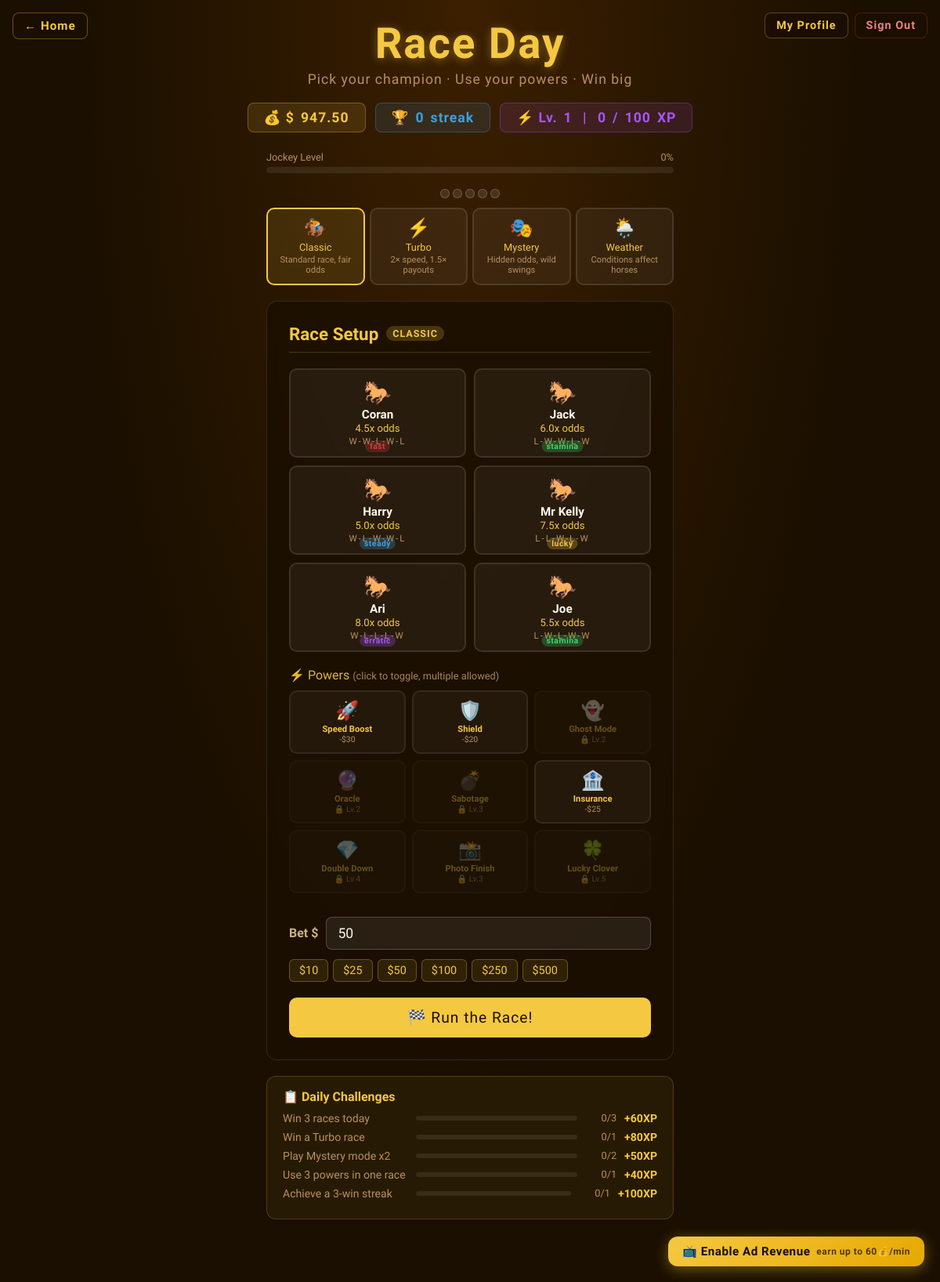
/race (signed in), run on an earlier commit of the app's database.
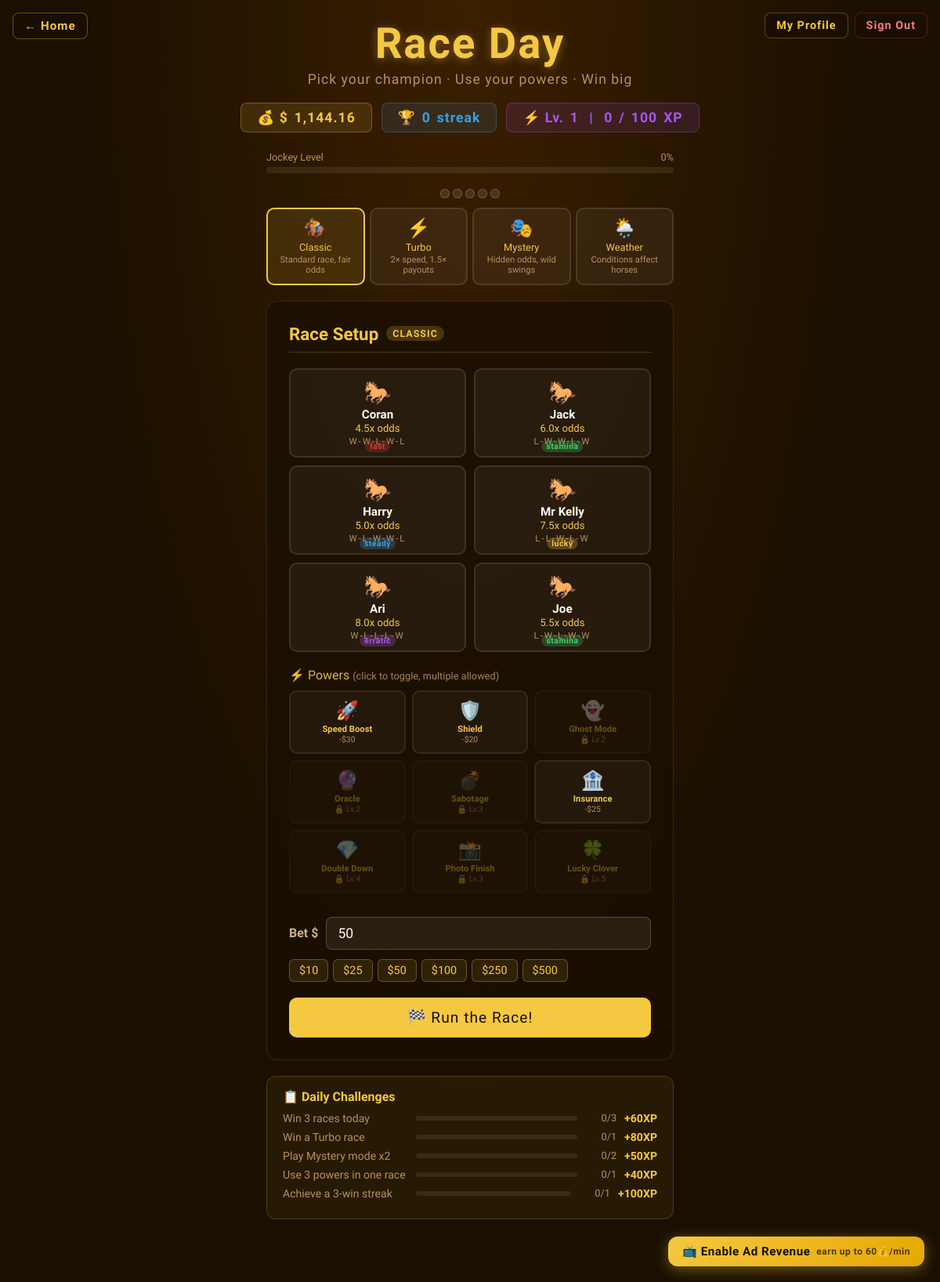
And on a later commit of the database.
### tables this page shows
CREATE TABLE users (
            id            INTEGER PRIMARY KEY AUTOINCREMENT,
            username      TEXT    NOT NULL UNIQUE,
            email         TEXT    NOT NULL UNIQUE,
            password_hash TEXT    NOT NULL,
            wallet        REAL    NOT NULL DEFAULT 1000.0,
            total_wagered REAL    NOT NULL DEFAULT 0.0,
            total_won     REAL    NOT NULL DEFAULT 0.0,
            race_wins     INTEGER NOT NULL DEFAULT 0,
            race_plays    INTEGER NOT NULL DEFAULT 0,
            keno_wins     INTEGER NOT NULL DEFAULT 0,
            keno_plays    INTEGER NOT NULL DEFAULT 0,
            win_streak    INTEGER NOT NULL DEFAULT 0,
            best_streak   INTEGER NOT NULL DEFAULT 0,
            created_at    TEXT    NOT NULL
        );

### app.py (the view)
@app.route('/race')
@login_required
def race():
    return render_template('Race.html', horses=HORSES, user=current_user())

### app.py (called while the page is built)
def get_db():
    if 'db' not in g:
        g.db = sqlite3.connect(DATABASE)
        g.db.row_factory = sqlite3.Row
    return g.db

def login_required(f):
    @wraps(f)
    def decorated(*args, **kwargs):
        if 'user_id' not in session:
            return redirect(url_for('login'))
        return f(*args, **kwargs)
    return decorated

def current_user():
    if 'user_id' not in session:
        return None
    return get_db().execute('SELECT * FROM users WHERE id=?', (session['user_id'],)).fetchone()

### Templates/Race.html (shortened to what the changed rows need)
<!DOCTYPE html>
<html lang="en">
<head>
</head>
<body>
<h1>Race Day</h1>
<div class="top-stats">
  <div class="stat-pill">💰 $<span id="wallet-display">{% if user is defined and user %}{{ "%.2f"|format(user['wallet']) }}{% else %}1000.00{% endif %}</span></div>
</div>
<div class="setup-panel" id="setup-panel">
  <h2 id="setup-title">Race Setup <span class="mode-badge classic" id="mode-badge-label">Classic</span></h2>
</div>
</body>
</html>

What changed in the data, as far as the page shows it:
changed users: wallet "947.50" → "1,144.16"
